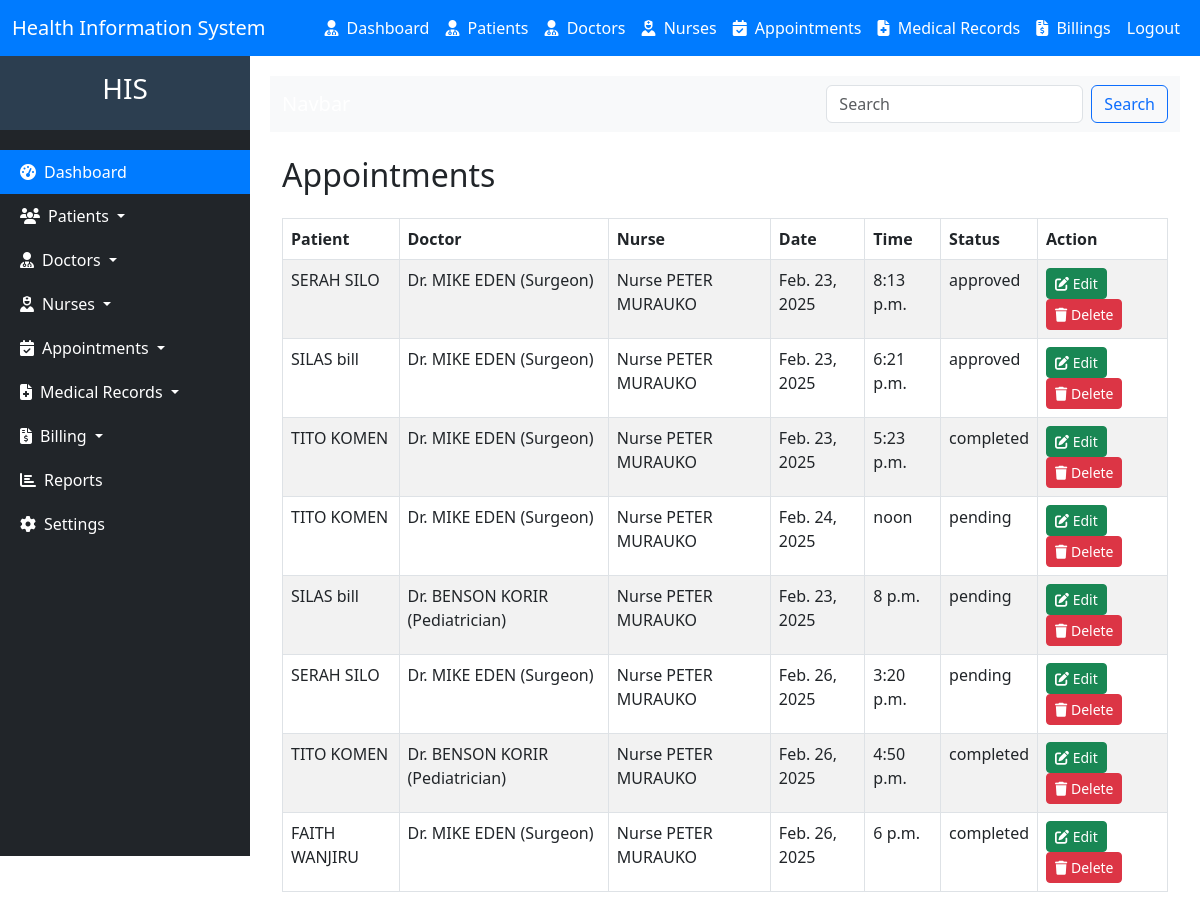
The app's page /appointment/list (signed in) with its own data.
### hms/models.py (models this page shows, shortened)
class Appointment(models.Model):
    patient = models.ForeignKey(Patient, on_delete=models.CASCADE)
    doctor = models.ForeignKey(Doctor, on_delete=models.CASCADE)
    nurse = models.ForeignKey(Nurse, on_delete=models.CASCADE, blank=True, null=True)
    date = models.DateField()
    time = models.TimeField()
    STATUS_CHOICES = [
        ('pending', 'Pending'),
        ('approved', 'Approved'),
        ('canceled', 'Canceled'),
        ('completed', 'Completed'),
    ]
    status = models.CharField(max_length=20, choices=STATUS_CHOICES, default='pending')
    created_at = models.DateTimeField(auto_now_add=True)
    updated_at = models.DateTimeField(auto_now=True)

class Patient(models.Model):
    national_id = models.CharField(max_length=20, unique=True, blank=True, null=True, validators=[RegexValidator(r'^\d{1,10}$', message='Only digits are allowed')])
    first_name = models.CharField(max_length=50)
    last_name = models.CharField(max_length=50)
    date_of_birth = models.DateField()
    GENDER_CHOICES = [
        ('M', 'Male'),
        ('F', 'Female'),
    ]
    gender = models.CharField(max_length=1, choices=GENDER_CHOICES)
    phone_number = models.CharField(max_length=15, blank=True, null=True, validators=[RegexValidator(regex='^\+?1?\d{9,15}$', message='Phone number must be in the format: +254712345678.')])
    email = models.EmailField(max_length=50, blank=True, null=True)
    address = models.CharField(max_length=100, blank=True, null=True)
    blood_group = models.CharField(
        max_length=3,
        blank=True,
        null=True,
        choices=[
            ('A+', 'A+'),
            ('A-', 'A-'),
            ('B+', 'B+'),
            ('B-', 'B-'),
            ('AB+', 'AB+'),
            ('AB-', 'AB-'),
            ('O+', 'O+'),
            ('O-', 'O-'),
        ]
    )
    medical_history = models.TextField(blank=True, null=True)
    emergency_contact_name = models.CharField(max_length=100, blank=True, null=True)
    emergency_contact_phone = models.CharField(
        max_length=15,
        blank=True,
        null=True,
        validators=[RegexValidator(regex='^\+?1?\d{9,15}$', message='Phone number must be in the format: +254712345678.')]
    )
    created_at = models.DateTimeField(auto_now_add=True)
    updated_at = models.DateTimeField(auto_now=True)
    def __str__(self):
        return f"{self.first_name} {self.last_name}"

class Doctor(models.Model):
    national_id = models.CharField(max_length=20, unique=True, validators=[RegexValidator(r'^\d{1,10}$', message='Only digits are allowed')])
    first_name = models.CharField(max_length=50)
    last_name = models.CharField(max_length=50)
    date_of_birth = models.DateField()
    GENDER_CHOICES = [
        ('M', 'Male'),
        ('F', 'Female'),
    ]
    gender = models.CharField(max_length=1, choices=GENDER_CHOICES)
    phone_number = models.CharField(max_length=15, validators=[RegexValidator(regex='^\+?1?\d{9,15}$', message='Phone number must be in the format: +254712345678.')])
    email = models.EmailField(max_length=50)
    address = models.CharField(max_length=100)
    specialization = models.ForeignKey(Specialization, on_delete=models.CASCADE, related_name='doctors')
    license_number = models.CharField(
        max_length=20,
        unique=True,
        validators=[RegexValidator(regex='^[A-Za-z0-9]{5,20}$', message='License number must be alphanumeric and 5-20 characters long.')]
    )
    years_of_experience = models.PositiveIntegerField()
    department = models.ForeignKey(Department, on_delete=models.CASCADE, related_name='doctors')
    created_at = models.DateTimeField(auto_now_add=True)
    updated_at = models.DateTimeField(auto_now=True)
    def __str__(self):
        return f"Dr. {self.first_name} {self.last_name} ({self.specialization.name})"

class Specialization(models.Model):
    name = models.CharField(max_length=100, unique=True)
    description = models.TextField(blank=True, null=True)
    department = models.ForeignKey(Department, on_delete=models.CASCADE, related_name='specializations')  # Make it non-nullable
    created_at = models.DateTimeField(auto_now_add=True)
    updated_at = models.DateTimeField(auto_now=True)

class Nurse(models.Model):
    first_name = models.CharField(max_length=100)
    last_name = models.CharField(max_length=100)
    date_of_birth = models.DateField()
    GENDER_CHOICES = [
        ('M', 'Male'),
        ('F', 'Female'),
    ]
    gender = models.CharField(max_length=1, choices=GENDER_CHOICES)
    license_number = models.CharField(
        max_length=20,
        unique=True,
        validators=[RegexValidator(regex='^[A-Za-z0-9]{5,20}$', message='License number must be alphanumeric and 5-20 characters long.')]
    )
    years_of_experience = models.PositiveIntegerField()
    phone_number = models.CharField(
        max_length=15,
        validators=[RegexValidator(regex='^\+?1?\d{9,15}$', message='Phone number must be in the format: +254712345678.')]
    )
    email = models.EmailField(unique=True)
    address = models.CharField(max_length=100, blank=True, null=True)
    department = models.ForeignKey(Department, on_delete=models.CASCADE, related_name='nurses')
    created_at = models.DateTimeField(auto_now_add=True)
    updated_at = models.DateTimeField(auto_now=True)
    def __str__(self):
        return f"Nurse {self.first_name} {self.last_name}"

### hms/views.py (the view)
# urls.py: path("appointment/list", views.appointment_list, name="appointment_list"),
@login_required
def appointment_list(request):
    query = request.GET.get('q')
    if query:
        appointments = Appointment.objects.filter(patient__icontains=query)
    else:
        appointments = Appointment.objects.all()
    return render(request, 'appointment_list.html', {'appointments': appointments})

### hms/templates/appointment_list.html (shortened to what this page needs)
{% extends 'base.html'%}
{% block content %}
<nav class="navbar bg-body-tertiary">
    <div class="container-fluid">
      <a class="navbar-brand">Navbar</a>
      <form class="d-flex" role="search" method="get" action="{% url 'appointment_list' %}">
        <input class="form-control me-2" type="search" name="q" placeholder="Search" aria-label="Search" value="{{ request.GET.q }}">
        <button class="btn btn-outline-primary" type="submit">Search</button>
      </form>
    </div>
  </nav>
<div class="container mt-4">
    <h2 class="mb-4">Appointments</h2>
    <table class="table table-striped table-bordered">
        <thead class="thead-dark">
            <tr>
                <th>Patient</th>
                <th>Doctor</th>
                <th>Nurse</th>
                <th>Date</th>
                <th>Time</th>
                <th>Status</th>
                <th>Action</th>
            </tr>
        </thead>
        <tbody>
            {% for appointment in appointments %}
            <tr>
                <td>{{ appointment.patient }}</td>
                <td>{{ appointment.doctor }}</td>
                <td>{{ appointment.nurse }}</td>
                <td>{{ appointment.date }}</td>
                <td>{{ appointment.time }}</td>
                <td>{{ appointment.status }}</td>
                <td>
                    <a href="{% url 'appointment_update' appointment.id %}" class="btn btn-success btn-sm">
                        <i class="fas fa-edit"></i> Edit
                    </a>
                    <form action="{% url 'delete_appointment' appointment.id %}" method="post" style="display: inline;">
                        <button type="submit" class="btn btn-danger btn-sm" onclick="return confirmDelete();">
                            <i class="fas fa-trash"></i> Delete
                        </button>
                    </form>
                </td>
            </tr>
            {% endfor %}
        </tbody>
    </table>
</div>
{% endblock %}

### templates/base.html (style rules this page uses)
.navbar { background-color: #007bff; position: flex; width: 100%; z-index: 1000; }
.navbar-brand, .nav-link { color: #fff !important; }

### records on screen
Appointment: patient "SERAH SILO", doctor "Dr. MIKE EDEN (Surgeon)", nurse "Nurse PETER MURAUKO", date "Feb. 23, 2025", time "8:13 p.m.", status "approved"
Appointment: patient "SILAS bill", doctor "Dr. MIKE EDEN (Surgeon)", nurse "Nurse PETER MURAUKO", date "Feb. 23, 2025", time "6:21 p.m.", status "approved"
Appointment: patient "TITO KOMEN", doctor "Dr. MIKE EDEN (Surgeon)", nurse "Nurse PETER MURAUKO", date "Feb. 23, 2025", time "5:23 p.m.", status "completed"
Appointment: patient "TITO KOMEN", doctor "Dr. MIKE EDEN (Surgeon)", nurse "Nurse PETER MURAUKO", date "Feb. 24, 2025", time "noon", status "pending"
Appointment: patient "SILAS bill", doctor "Dr. BENSON KORIR (Pediatrician)", nurse "Nurse PETER MURAUKO", date "Feb. 23, 2025", time "8 p.m.", status "pending"
Appointment: patient "SERAH SILO", doctor "Dr. MIKE EDEN (Surgeon)", nurse "Nurse PETER MURAUKO", date "Feb. 26, 2025", time "3:20 p.m.", status "pending"
Appointment: patient "TITO KOMEN", doctor "Dr. BENSON KORIR (Pediatrician)", nurse "Nurse PETER MURAUKO", date "Feb. 26, 2025", time "4:50 p.m.", status "completed"
Appointment: patient "FAITH WANJIRU", doctor "Dr. MIKE EDEN (Surgeon)", nurse "Nurse PETER MURAUKO", date "Feb. 26, 2025", time "6 p.m.", status "completed"
